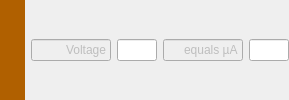
                <widget class="QWidget" name="grpSelection4" native="true">
                 <layout class="QHBoxLayout" name="horizontalLayout_27">
                  <property name="leftMargin">
                   <number>0</number>
                  </property>
                  <property name="topMargin">
                   <number>0</number>
                  </property>
                  <property name="rightMargin">
                   <number>0</number>
                  </property>
                  <property name="bottomMargin">
                   <number>0</number>
                  </property>
                  <item>
                   <widget class="QWidget" name="widget_9" native="true">
                    <property name="sizePolicy">
                     <sizepolicy hsizetype="Minimum" vsizetype="Preferred">
                      <horstretch>0</horstretch>
                      <verstretch>0</verstretch>
                     </sizepolicy>
                    </property>
                    <property name="minimumSize">
                     <size>
                      <width>25</width>
                      <height>0</height>
                     </size>
                    </property>
                    <property name="autoFillBackground">
                     <bool>false</bool>
                    </property>
                    <property name="styleSheet">
                     <string notr="true"> background: rgb(176, 96, 0)</string>
                    </property>
                   </widget>
                  </item>
                  <item>
                   <widget class="QLineEdit" name="yMinLineEdit_9">
                    <property name="enabled">
                     <bool>false</bool>
                    </property>
                    <property name="minimumSize">
                     <size>
                      <width>80</width>
                      <height>0</height>
                     </size>
                    </property>
                    <property name="maximumSize">
                     <size>
                      <width>80</width>
                      <height>16777215</height>
                     </size>
                    </property>
                    <property name="text">
                     <string notr="true">Voltage</string>
                    </property>
                    <property name="alignment">
                     <set>Qt::AlignRight|Qt::AlignTrailing|Qt::AlignVCenter</set>
                    </property>
                   </widget>
                  </item>
                  <item>
                   <widget class="QLineEdit" name="voltageY3v">
                    <property name="minimumSize">
                     <size>
                      <width>40</width>
                      <height>0</height>
                     </size>
                    </property>
                    <property name="maximumSize">
                     <size>
                      <width>40</width>
                      <height>16777215</height>
                     </size>
                    </property>
                    <property name="text">
                     <string notr="true"/>
                    </property>
                    <property name="maxLength">
                     <number>80</number>
                    </property>
                    <property name="frame">
                     <bool>true</bool>
                    </property>
                    <property name="alignment">
                     <set>Qt::AlignRight|Qt::AlignTrailing|Qt::AlignVCenter</set>
                    </property>
                    <property name="readOnly">
                     <bool>false</bool>
                    </property>
                    <property name="editable" stdset="0">
                     <bool>true</bool>
                    </property>
                   </widget>
                  </item>
                  <item>
                   <widget class="QLineEdit" name="yMaxLineEdit_9">
                    <property name="enabled">
                     <bool>false</bool>
                    </property>
                    <property name="minimumSize">
                     <size>
                      <width>80</width>
                      <height>0</height>
                     </size>
                    </property>
                    <property name="maximumSize">
                     <size>
                      <width>80</width>
                      <height>16777215</height>
                     </size>
                    </property>
                    <property name="text">
                     <string notr="true">equals µA</string>
                    </property>
                    <property name="alignment">
                     <set>Qt::AlignRight|Qt::AlignTrailing|Qt::AlignVCenter</set>
                    </property>
                   </widget>
                  </item>
                  <item>
                   <widget class="QLineEdit" name="currentY3ma">
                    <property name="minimumSize">
                     <size>
                      <width>40</width>
                      <height>0</height>
                     </size>
                    </property>
                    <property name="maximumSize">
                     <size>
                      <width>40</width>
                      <height>16777215</height>
                     </size>
                    </property>
                    <property name="text">
                     <string notr="true"/>
                    </property>
                    <property name="alignment">
                     <set>Qt::AlignRight|Qt::AlignTrailing|Qt::AlignVCenter</set>
                    </property>
                    <property name="readOnly">
                     <bool>true</bool>
                    </property>
                    <property name="editable" stdset="0">
                     <bool>false</bool>
                    </property>
                   </widget>
                  </item>
                 </layout>
                </widget>
